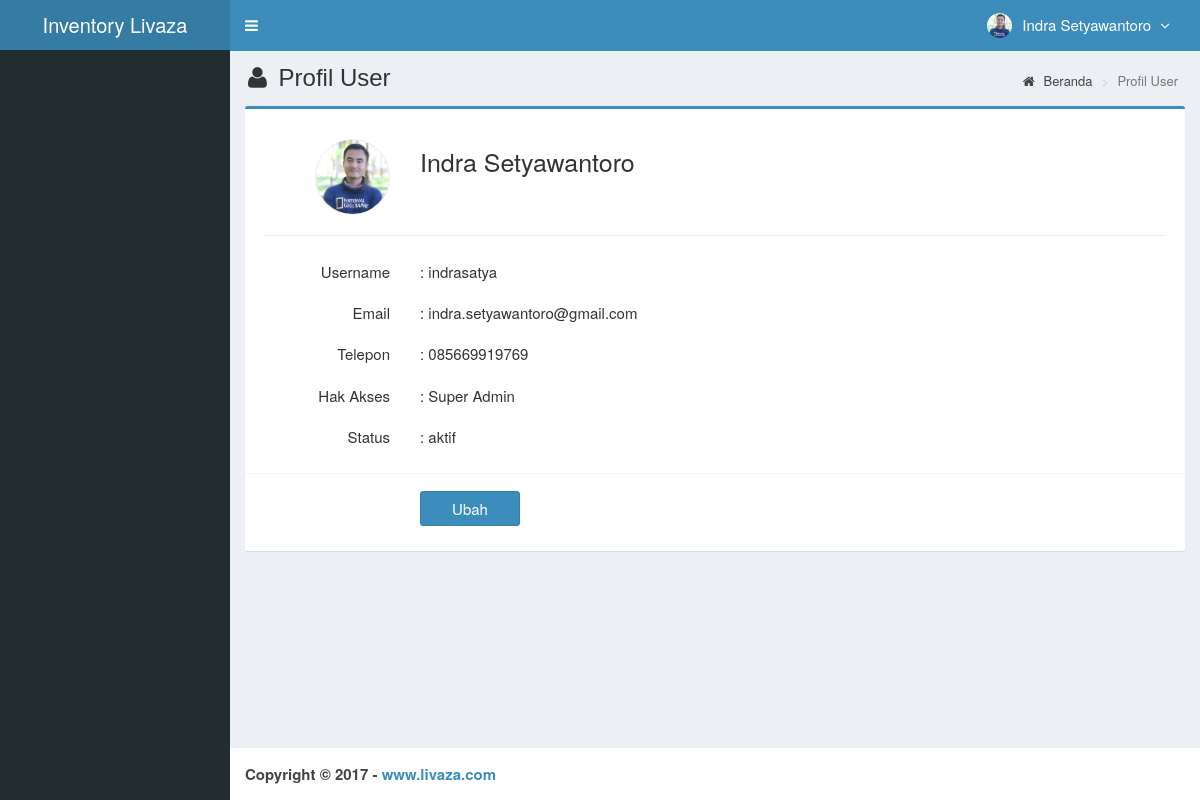
Page /main.php?module=profil (signed in) on the committed database.
### tables this page shows
CREATE TABLE `is_users` (
  `id_user` smallint(6) NOT NULL,
  `username` varchar(50) NOT NULL,
  `nama_user` varchar(50) NOT NULL,
  `password` varchar(50) NOT NULL,
  `email` varchar(50) DEFAULT NULL,
  `telepon` varchar(13) DEFAULT NULL,
  `foto` varchar(100) DEFAULT NULL,
  `hak_akses` enum('Super Admin','Manajer','Gudang') NOT NULL,
  `status` enum('aktif','blokir') NOT NULL DEFAULT 'aktif',
  `created_at` timestamp NOT NULL DEFAULT CURRENT_TIMESTAMP,
  `updated_at` timestamp NOT NULL DEFAULT CURRENT_TIMESTAMP ON UPDATE CURRENT_TIMESTAMP
);

### modules/profil/view.php (the view, shortened to what this page needs)
<?php
if (isset($_SESSION['id_user'])) {
  $query = mysqli_query($mysqli, "SELECT * FROM is_users WHERE id_user='$_SESSION[id_user]'")
                                  or die('Ada kesalahan pada query tampil data user : '.mysqli_error($mysqli));
  $data  = mysqli_fetch_assoc($query);
}
?>
<section class="content-header">
  <h1>
    <i class="fa fa-user icon-title"></i> Profil User
  </h1>
  <ol class="breadcrumb">
    <li><a href="?module=home"><i class="fa fa-home"></i> Beranda</a></li>
    <li class="active">Profil User</li>
  </ol>
</section>
<section class="content">
  <div class="row">
    <div class="col-md-12">
      <div class="box box-primary">
        <form role="form" class="form-horizontal" method="POST" action="?module=form_profil" enctype="multipart/form-data">
          <div class="box-body">
            <div class="form-group">
              <label class="col-sm-2 control-label">
              <?php
              if ($data['foto']=="") { ?>
                <img style="border:1px solid #eaeaea;border-radius:50px;" src="images/user/user-default.png" width="75">
              <?php
              }
              else { ?>
                <img style="border:1px solid #eaeaea;border-radius:50px;" src="images/user/<?php echo $data['foto']; ?>" width="75">
              <?php
              }
              ?>
              </label>
              <label style="font-size:25px;margin-top:10px;" class="col-sm-8"><?php echo $data['nama_user']; ?></label>
            </div>
            <hr>
            <div class="form-group">
              <label class="col-sm-2 control-label">Username</label>
              <label style="text-align:left" class="col-sm-8 control-label">: <?php echo $data['username']; ?></label>
            </div>
            <div class="form-group">
              <label class="col-sm-2 control-label">Email</label>
              <label style="text-align:left" class="col-sm-8 control-label">: <?php echo $data['email']; ?></label>
            </div>
            <div class="form-group">
              <label class="col-sm-2 control-label">Telepon</label>
              <label style="text-align:left" class="col-sm-8 control-label">: <?php echo $data['telepon']; ?></label>
            </div>
            <div class="form-group">
              <label class="col-sm-2 control-label">Hak Akses</label>
              <label style="text-align:left" class="col-sm-8 control-label">: <?php echo $data['hak_akses']; ?></label>
            </div>
            <div class="form-group">
              <label class="col-sm-2 control-label">Status</label>
              <label style="text-align:left" class="col-sm-8 control-label">: <?php echo $data['status']; ?></label>
            </div>
          </div>
          <div class="box-footer">
            <div class="form-group">
              <div class="col-sm-offset-2 col-sm-10">
                <input type="submit" class="btn btn-primary btn-submit" name="ubah" value="Ubah">
              </div>
            </div>
          </div>
        </form>
      </div>
    </div>
  </div>
</section><!-- /.content

### top-menu.php (shortened to what this page needs)
<?php
require_once "config/database.php";
$query = mysqli_query($mysqli, "SELECT id_user, nama_user, foto, hak_akses FROM is_users WHERE id_user='$_SESSION[id_user]'")
                                or die('Ada kesalahan pada query tampil Manajemen User: '.mysqli_error($mysqli));
$data = mysqli_fetch_assoc($query);
?>
<li class="dropdown user user-menu">
  <a href="#" class="dropdown-toggle" data-toggle="dropdown">
  <?php
  if ($data['foto']=="") { ?>
    <img src="images/user/user-default.png" class="user-image" alt="User Image"/>
  <?php
  }
  else { ?>
    <img src="images/user/<?php echo $data['foto']; ?>" class="user-image" alt="User Image"/>
  <?php
  }
  ?>
    <span class="hidden-xs"><?php echo $data['nama_user']; ?> <i style="margin-left:5px" class="fa fa-angle-down"></i></span>
  </a>
</li>

### assets/css/style.css (style rules this page uses)
.form-horizontal .control-label { margin-bottom: 0; padding-top: 5px; text-align: right; }
label { display: inline-block; font-size: 15px; font-weight: 400; margin-bottom: 5px; max-width: 100%; }
.content-header { padding: 15px 18px 0; position: relative; }
.content-header > .breadcrumb { background: transparent none repeat scroll 0 0; border-radius: 2px; float: right; font-size: 13px; margin-bottom: 0; margin-top: 0; padding: 7px 12px; position: absolute; right: 10px; top: 15px; }
.btn-submit { width: 100px; margin-top: 7px; margin-right: 10px; font-size: 15px; }
.icon-title { margin-right: 5px; }
body { background-color: #fff; color: #333; font-size: 15px; line-height: 1.42857; }

### rows in the picture
is_users: foto (picture), nama_user "Indra Setyawantoro", username "indrasatya", email "indra.setyawantoro@gmail.com", telepon "085669919769", hak_akses "Super Admin", status "aktif"
